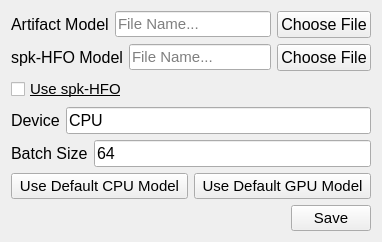
        <widget class="QWidget" name="classifier_tab">
         <attribute name="title">
          <string>Classifier</string>
         </attribute>
         <layout class="QGridLayout" name="gridLayout_20">
          <item row="0" column="0">
           <layout class="QGridLayout" name="gridLayout_19">
            <item row="0" column="0">
             <layout class="QHBoxLayout" name="horizontalLayout">
              <item>
               <widget class="QLabel" name="label_69">
                <property name="font">
                 <font>
                  <family>Arial</family>
                  <pointsize>12</pointsize>
                 </font>
                </property>
                <property name="text">
                 <string>Artifact Model</string>
                </property>
               </widget>
              </item>
              <item>
               <widget class="QLineEdit" name="classifier_artifact_filename">
                <property name="font">
                 <font>
                  <family>Arial</family>
                  <pointsize>11</pointsize>
                  <italic>false</italic>
                  <underline>false</underline>
                  <kerning>true</kerning>
                 </font>
                </property>
                <property name="text">
                 <string/>
                </property>
                <property name="readOnly">
                 <bool>true</bool>
                </property>
                <property name="placeholderText">
                 <string>File Name...</string>
                </property>
               </widget>
              </item>
              <item>
               <widget class="QPushButton" name="choose_artifact_model_button">
                <property name="font">
                 <font>
                  <family>Arial</family>
                  <pointsize>12</pointsize>
                 </font>
                </property>
                <property name="text">
                 <string>Choose File</string>
                </property>
               </widget>
              </item>
             </layout>
            </item>
            <item row="3" column="0">
             <layout class="QHBoxLayout" name="horizontalLayout_3">
              <item>
               <widget class="QLabel" name="label_70">
                <property name="font">
                 <font>
                  <family>Arial</family>
                  <pointsize>12</pointsize>
                 </font>
                </property>
                <property name="text">
                 <string>Device</string>
                </property>
               </widget>
              </item>
              <item>
               <widget class="QLineEdit" name="classifier_device_input">
                <property name="font">
                 <font>
                  <family>Arial</family>
                  <pointsize>12</pointsize>
                 </font>
                </property>
                <property name="text">
                 <string>CPU</string>
                </property>
                <property name="readOnly">
                 <bool>false</bool>
                </property>
               </widget>
              </item>
             </layout>
            </item>
            <item row="1" column="0">
             <layout class="QHBoxLayout" name="horizontalLayout_2">
              <item>
               <widget class="QLabel" name="label_46">
                <property name="font">
                 <font>
                  <family>Arial</family>
                  <pointsize>12</pointsize>
                 </font>
                </property>
                <property name="text">
                 <string>spk-HFO Model</string>
                </property>
               </widget>
              </item>
              <item>
               <widget class="QLineEdit" name="classifier_spike_filename">
                <property name="font">
                 <font>
                  <family>Arial</family>
                  <pointsize>11</pointsize>
                 </font>
                </property>
                <property name="text">
                 <string/>
                </property>
                <property name="readOnly">
                 <bool>true</bool>
                </property>
                <property name="placeholderText">
                 <string>File Name...</string>
                </property>
               </widget>
              </item>
              <item>
               <widget class="QPushButton" name="choose_spike_model_button">
                <property name="font">
                 <font>
                  <family>Arial</family>
                  <pointsize>12</pointsize>
                 </font>
                </property>
                <property name="text">
                 <string>Choose File</string>
                </property>
               </widget>
              </item>
             </layout>
            </item>
            <item row="4" column="0">
             <layout class="QHBoxLayout" name="horizontalLayout_4">
              <item>
               <widget class="QLabel" name="label_27">
                <property name="font">
                 <font>
                  <family>Arial</family>
                  <pointsize>12</pointsize>
                 </font>
                </property>
                <property name="text">
                 <string>Batch Size</string>
                </property>
               </widget>
              </item>
              <item>
               <widget class="QLineEdit" name="classifier_batch_size_input">
                <property name="font">
                 <font>
                  <family>Arial</family>
                  <pointsize>12</pointsize>
                 </font>
                </property>
                <property name="text">
                 <string>64</string>
                </property>
                <property name="readOnly">
                 <bool>false</bool>
                </property>
               </widget>
              </item>
             </layout>
            </item>
            <item row="6" column="0">
             <layout class="QHBoxLayout" name="horizontalLayout_7">
              <item>
               <spacer name="horizontalSpacer">
                <property name="orientation">
                 <enum>Qt::Horizontal</enum>
                </property>
                <property name="sizeHint" stdset="0">
                 <size>
                  <width>40</width>
                  <height>20</height>
                 </size>
                </property>
               </spacer>
              </item>
              <item>
               <widget class="QPushButton" name="classifier_save_button">
                <property name="font">
                 <font>
                  <family>Arial</family>
                  <pointsize>11</pointsize>
                 </font>
                </property>
                <property name="text">
                 <string>Save</string>
                </property>
               </widget>
              </item>
             </layout>
            </item>
            <item row="5" column="0">
             <layout class="QHBoxLayout" name="horizontalLayout_8">
              <item>
               <widget class="QPushButton" name="default_cpu_button">
                <property name="font">
                 <font>
                  <family>Arial</family>
                  <pointsize>11</pointsize>
                 </font>
                </property>
                <property name="text">
                 <string>Use Default CPU Model</string>
                </property>
               </widget>
              </item>
              <item>
               <widget class="QPushButton" name="default_gpu_button">
                <property name="font">
                 <font>
                  <family>Arial</family>
                  <pointsize>11</pointsize>
                 </font>
                </property>
                <property name="text">
                 <string>Use Default GPU Model</string>
                </property>
               </widget>
              </item>
             </layout>
            </item>
            <item row="2" column="0">
             <widget class="QCheckBox" name="use_spike_checkbox">
              <property name="font">
               <font>
                <family>Arial</family>
                <pointsize>11</pointsize>
                <underline>true</underline>
               </font>
              </property>
              <property name="text">
               <string>Use spk-HFO</string>
              </property>
             </widget>
            </item>
           </layout>
          </item>
         </layout>
        </widget>
